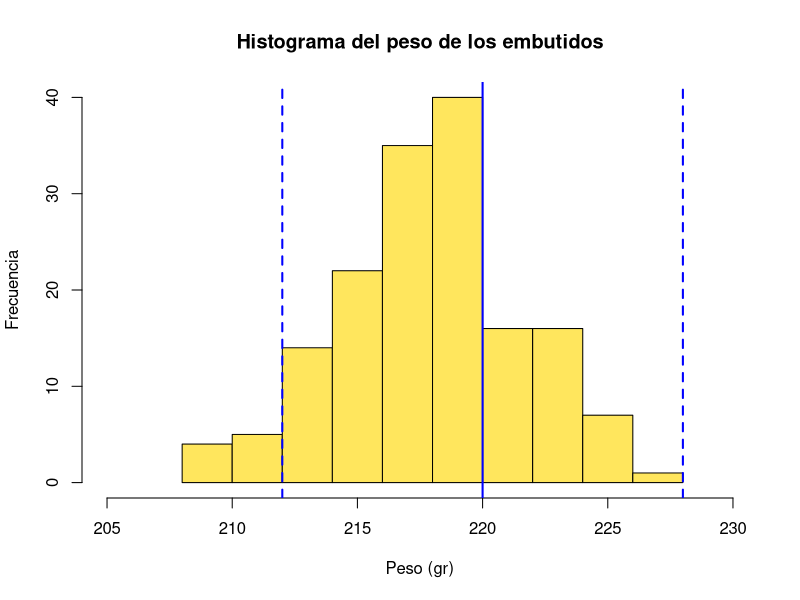

Reproduce this figure in R. (Note: this script raises an error after producing the figure.)
#------------------------------------------------------#
#-- Universidad del Valle: Escuela de Estadistica    --#
#-- Asignatura: Probabilidad y Estadística           --#
#-- Estudiantes: J.J MAFLA 2126990 - S.Tamayo 2110331--#   
#------------------------------------------------------#

##### Taller Análisis Exploratorio del Datos #####

#### 1. Lectura de datos ####

datos <- read.table("data_embutidos.txt", header=TRUE, dec=".")

names(datos) #nombres de las variables en la BD.
str(datos)  #Indica el tipo de variable
head(datos) #Muestra las primeras lineas de la BD.


#### 2. Analisis general de los pesos ####

summary(datos$peso)

#### 2.1 Histograma general de los pesos para los embutidos ####
hist(
  datos$peso,
  main = "Histograma del peso de los embutidos",
  xlab="Peso (gr)",
  ylab="Frecuencia", 
  xlim = c(205, 230),
  col = "#ffe65d"
)

abline(v=c(212, 220, 228), lty=c(2, 1, 2), lwd=2, col="blue")


#### 2.2 Histograma de peso por maquina ####

#### 2.2.1 Maquina 1 #####
maquina1 <- datos %>% filter(maquina != 2)
maquina1

hist(
  maquina1$peso,
  main = "Histograma de peso para la maquina 1",
  xlab="Peso (gr)",
  ylab="Frecuencia", 
  xlim = c(205, 230),
  col = "#ed8df8"
)

abline(v=c(212, 220, 228), lty=c(2, 1, 2), lwd=2, col="blue")

#### 2.2.2 Maquina 2 #####
maquina2 <- datos %>% filter(maquina != 1)
maquina2

hist(
  maquina2$peso,
  main = "Histograma de peso para la maquina 2",
  xlab="Peso (gr)",
  ylab="Frecuencia", 
  xlim = c(205, 230),
  col = "#ffe65d"
)

abline(v=c(212, 220, 228), lty=c(2, 1, 2), lwd=2, col="blue")
